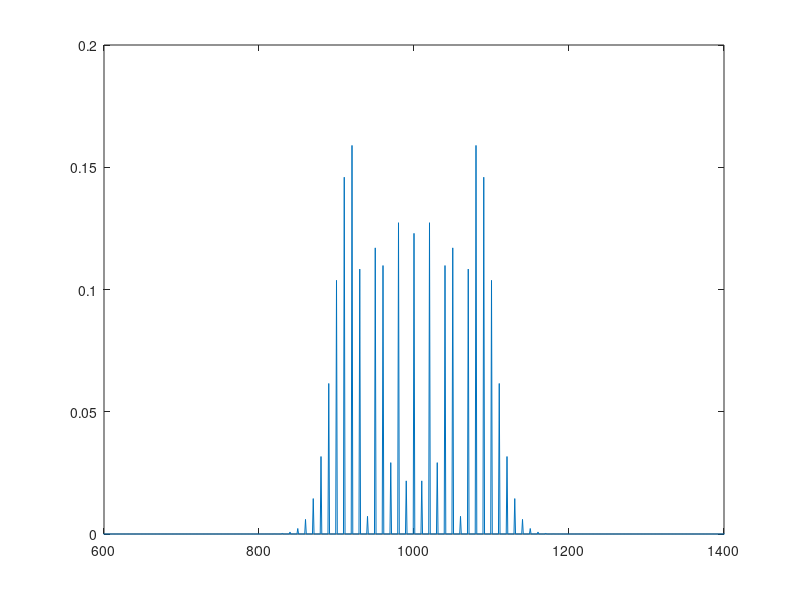

Recreate this plot in MATLAB.
Fc=1000; 
Fm=10;  
Fs = 20000;        
dt = 1/Fs;
BorneSup = 1;      
t = (0:dt:BorneSup-dt)';
N = size(t,1);
B = 10;
y=0;

for n=-30:30
    y=y+besselj(n, B).*cos( 2*pi*(Fc-n*Fm).*t);
end

N = size(t,1);
dF = Fs/N;               
f = -Fs/2:dF:Fs/2-dF;
H = fftshift(fft(y));
plot(f,abs(H)/N);
xlim([600 1400]);

print('spectre', '-dpng', '-r300');
